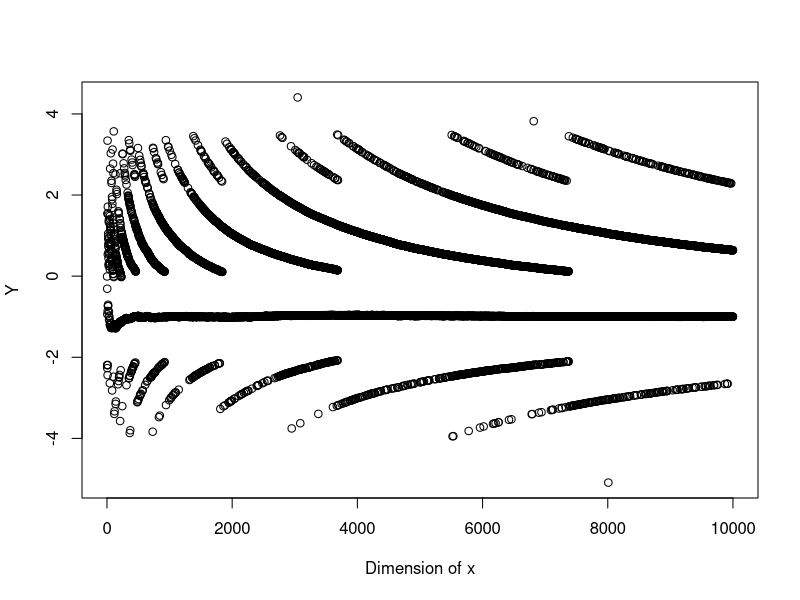

The R script that drew this image:
x1 <- 1/3
x2 <- 1/4
if(x1-x2 == 1/12){
  print("Teacher said true")
}else{
  print("Teacher lied")
}
x1 <- 1/3
x2 <- 1/4
if(round(x1-x2, 4)==round(1/12, 4)){
  print("Teacher said true")
}else{
  print("Teacher lied")
}
derivative <- function(x,epsilon){
  res <- ((x + epsilon) - x) / epsilon 
  return(res)
}

derivative(x = 100000, epsilon = 10^-15)
derivative(x = 100000, epsilon = 10^-5)
set.seed(12345)
x <- rnorm(10000, mean = 10^8, sd = 1)
myvar <- function(x){
  v <- 1/(length(x) - 1) * (sum(x^2) - 1/length(x) * (sum(x)^2))
  return(v)
}

y <- c()
for(i in 1:10000){
  sub <- x[1:i]
  y[i] <- myvar(sub) - var(sub)
}

plot(1:10000, y, xlab = "Dimension of x", ylab = "Y")
for(i in 2:10){
print(myvar(x[1:i]))
}
for(i in 2:10){
print(var(x[1:i]))
}  
## X <- as.matrix(data[,-c(1,102)])
## #head(X)
## Y <- as.matrix(data[,102,drop=FALSE])
## A <- t(X) %*% X
## b <- t(X) %*% Y
## solveres <- solve(A,b) # can not solve the system is ill-conditioned
## rcond(A) # rcond returns 7.25 * 10^(-17)
## datascaled <- scale(data)
## 
## #head(data)
## Xscaled <- as.matrix(datascaled[,-c(1,102)])
## #head(X)
## Yscaled<- as.matrix(datascaled[,102,drop=FALSE])
## A <- t(Xscaled) %*% Xscaled
## b <- t(Xscaled) %*% Yscaled
## solveres <- solve(A,b) #now it works. scaling appears to improve rcond a little
## rcond(A) # 7.0 * 10^(-14)
## solveres
## NA
